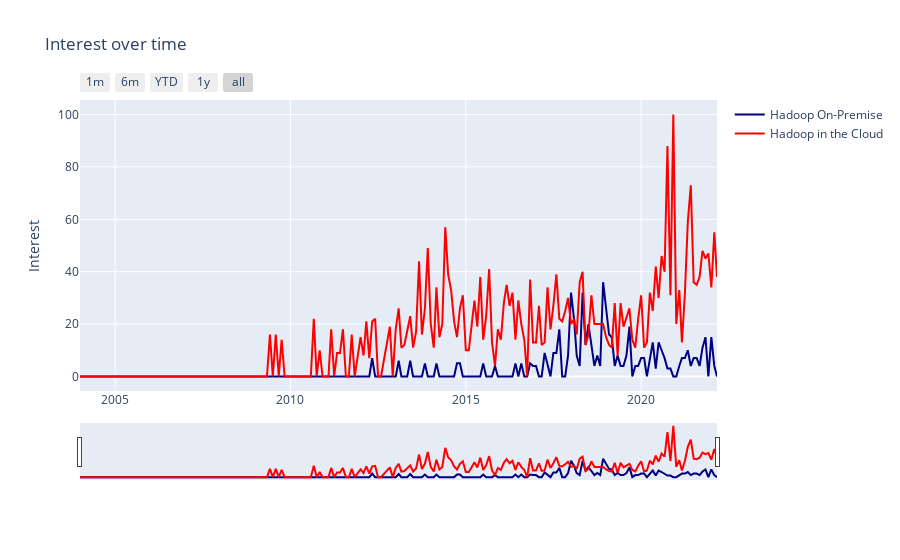

Notebook code for this chart:
### Code cell
plot_interest_over_time(kw_list, df)

### Figure 1 — Plotly figure (JSON) as saved in the notebook; plotly's stock layout.template omitted (floating-point values rounded to 4 significant figures; data arrays with more than 128 entries replaced by an {"elided": "..."} marker saying what was removed)
{"data": [{"line": {"color": "navy"}, "name": "Hadoop On-Premise", "type": "scatter", "x": {"elided": "219 str values"}, "y": {"elided": "219 int values"}}, {"line": {"color": "red"}, "name": "Hadoop in the Cloud", "type": "scatter", "x": {"elided": "219 str values"}, "y": {"elided": "219 int values"}}], "layout": {"autosize": true, "title": {"text": "Interest over time"}, "xaxis": {"autorange": true, "range": ["2004-01-01", "2022-03-01"], "rangeselector": {"buttons": [{"count": 1, "label": "1m", "step": "month", "stepmode": "backward"}, {"count": 6, "label": "6m", "step": "month", "stepmode": "backward"}, {"count": 1, "label": "YTD", "step": "year", "stepmode": "todate"}, {"count": 1, "label": "1y", "step": "year", "stepmode": "backward"}, {"step": "all"}]}, "rangeslider": {"autorange": true, "range": ["2004-01-01", "2022-03-01"], "visible": true, "yaxis": {"_template": null, "rangemode": "match"}}, "type": "date"}, "yaxis": {"autorange": true, "range": [-5.556, 105.6], "title": {"text": "Interest"}, "type": "linear"}}}
